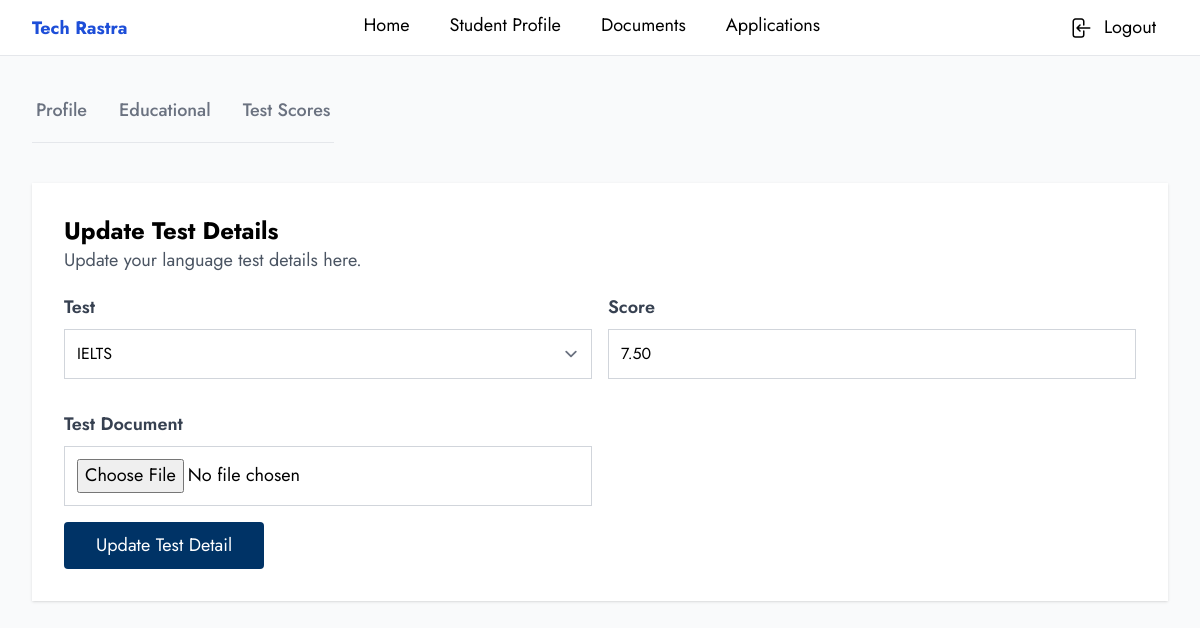
The app's page /student/profile/test-scores/edit/17 (signed in) with its own data.
### users/models.py (models this page shows, shortened)
class Consultancy(models.Model):
    STATUS_CHOICES = (
        ("pending", "Pending"),
        ("approved", "Approved"),
        ("rejected", "Rejected"),
    )
    STATE_CHOICES = (
        ("Province 1", "Province 1"),
        ("Province 2", "Province 2"),
        ("Bagmati", "Bagmati"),
        ("Gandaki", "Gandaki"),
        ("Lumbini", "Lumbini"),
        ("Karnali", "Karnali"),
        ("Sudurpashchim", "Sudurpashchim"),
    )
    name = models.CharField(max_length=255, unique=True)
    company_email = models.EmailField(max_length=255, unique=True)
    user = models.OneToOneField(
        User,
        on_delete=models.CASCADE,
        related_name="consultancy",
    )
    slug = models.SlugField(max_length=255, unique=True, blank=True)
    logo = models.ImageField(upload_to="consultancy", null=True, blank=True)
    website = models.URLField(max_length=255, null=True, blank=True)
    address = models.CharField(max_length=255)
    city = models.CharField(max_length=100)
    zip_code = models.CharField(max_length=10)
    state = models.CharField(max_length=100, choices=STATE_CHOICES)
    country = models.CharField(max_length=100)
    phone = models.CharField(max_length=15)
    whatsapp = models.CharField(max_length=15, null=True, blank=True)
    status = models.CharField(max_length=100, choices=STATUS_CHOICES, default="pending")
    created_at = models.DateTimeField(default=timezone.now)
    updated_at = models.DateTimeField(default=timezone.now)
    class Meta:
        db_table = "consultancy"
        verbose_name_plural = "Consultancies"

### student/models.py (models this page shows, shortened)
class LanguageTest(models.Model):
    TEST_CHOICES = (
        ("ielts", "IELTS"),
        ("toefl", "TOEFL"),
        ("pte", "PTE"),
        ("gre", "GRE"),
        ("gmat", "GMAT"),
        ("sat", "SAT"),
        ("jlpt", "JLPT"),
        ("korean language", "Korean Language"),
    )
    test = models.CharField(max_length=20, choices=TEST_CHOICES)
    score = models.DecimalField(max_digits=6, decimal_places=2)
    user = models.ForeignKey(User, on_delete=models.CASCADE, related_name="test_scores")
    test_document = models.FileField(upload_to="test_documents/")
    created_at = models.DateTimeField(auto_now_add=True)
    updated_at = models.DateTimeField(auto_now=True)
    class Meta:
        db_table = "language_test"
        verbose_name_plural = "Language Tests"
        unique_together = ("user", "test")

### student/views.py (the view, shortened to what this page needs)
@login_required(login_url="login")
def edit_test_score(request, pk):
    if request.user.role != "student":
        messages.error(request, "You are not authorized to view this page.")
        return redirect("error")
    test_score = LanguageTest.objects.filter(id=pk).first()
    if not test_score:
        messages.error(request, "Test score not found.")
        return redirect("student_profile_test_scores")
    form = LanguageTestForm(
        request.POST or None, request.FILES or None, instance=test_score
    )
    return render(request, "student/edit_test.html", {"form": form})

### student/forms.py
class LanguageTestForm(forms.ModelForm):
    class Meta:
        model = LanguageTest
        fields = "__all__"
        exclude = ["user", "created_at", "updated_at"]
        labels = {
            "test": _("Test"),
            "score": _("Score"),
            "test_document": _("Test Document"),
        }
        widgets = {
            "test": forms.Select(attrs={"class": "input__text"}),
            "score": forms.NumberInput(attrs={"class": "input__text"}),
            "test_document": forms.FileInput(attrs={"class": "input__text"}),
        }

### users/context.py (called while the page is built)
def consultancy(request):
    is_profile_complete = False
    if request.user.is_authenticated:
        if request.user.role == "consultancy":
            consultancy = request.user.role == "consultancy"
            is_profile_complete = Consultancy.objects.filter(user=request.user).exists()
            return {
                "consultancy": consultancy,
                "is_profile_complete": is_profile_complete,
            }
        elif request.user.role == "student":
            consultancy = request.user.associated_with
            return {
                "student_consultancy": consultancy,
            }
    return {
        "consultancy": None,
        "is_profile_complete": False,
        "student_consultancy": None,
    }

### templates/student/edit_test.html (shortened to what this page needs)
{% extends 'base/profile_base.html' %}
{% block content %}
<div class="container mx-auto my-4">
    <div class="my-10">
        <div class="mt-8">
            {% include 'common/profile_tabs.html' %}
        </div>
    </div>
    <div class="bg-white w-full shadow p-5 md:p-8">
        <div class="mb-5">
            <h1 class="text-2xl font-bold">Update Test Details</h1>
            <p class="text-gray-600">
                Update your language test details here.
            </p>
        </div>
        <form method="POST" enctype="multipart/form-data" novalidate>
            <div class="grid grid-cols-1 md:grid-cols-2 gap-4 md:ga-8">
                {% for field in form %}
                <div class="mb-4">
                    <label for="{{ field.id_for_label }}" class="block text-gray-700 font-semibold mb-2">
                        {{ field.label }}
                    </label>
                    {{ field }}
                </div>
                {% endfor %}
            </div>
            <button type="submit" class="btn__primary">Update Test Detail</button>
        </form>
    </div>
</div>
{% endblock %}

### templates/common/profile_navbar.html (shortened to what this page needs)
<header class="bg-white shadow-xl border-b">
    <nav class="container mx-auto flex items-center justify-between">
        <div><span class="text-lg font-bold text-blue-700">{{student_consultancy.name}}</span></div>
        <div class="hidden md:flex justify-center gap-10">
            <a href="{% url 'student_home' %}"
                class="cursor-pointer py-3 border-b-4 {% if request.resolver_match.url_name == 'student_home' %} border-b-blue-700  {% else %} border-b-white {% endif %}">
                Home</a>
            <a href="{% url 'student_profile' %}"
                class="cursor-pointer py-3 border-b-4 {% if request.resolver_match.url_name == 'student_profile' or request.resolver_match.url_name == 'student_profile_educational' or request.resolver_match.url_name == 'student_profile_test_scores' %} border-b-blue-700  {% else %} border-b-white {% endif %}">
                Student Profile</a>
            <a href="{% url 'student_documents' %}"
                class="cursor-pointer py-3 border-b-4 {% if request.resolver_match.url_name == 'student_documents' %} border-b-blue-700  {% else %} border-b-white {% endif %}">
                Documents</a>
            <a href="{% url 'student_applications' %}"
                class="cursor-pointer py-3 border-b-4 {% if request.resolver_match.url_name == 'student_applications' %} border-b-blue-700  {% else %} border-b-white {% endif %}">
                Applications</a>
        </div>
        <div>
            <div>
                <a href="{% url 'logout' %}" class="flex items-center gap-3 p-3">
                    <span class="hidden md:inline">Logout</span>
                </a>
            </div>
        </div>
    </nav>
</header>

### records on screen
Consultancy: name "Tech Rastra"
LanguageTest: form "IELTS" "7.50"

### other values on screen
{{ field.label }} "Test" "Score" "Test Document"
